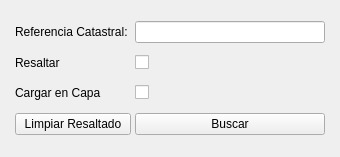
<?xml version="1.0" encoding="UTF-8"?>
<ui version="4.0">
 <class>ZoomRCDockWidgetBase</class>
 <widget class="QDockWidget" name="ZoomRCDockWidgetBase">
  <property name="geometry">
   <rect>
    <x>0</x>
    <y>0</y>
    <width>340</width>
    <height>157</height>
   </rect>
  </property>
  <property name="windowTitle">
   <string>ZoomRC</string>
  </property>
  <widget class="QWidget" name="dockWidgetContents">
   <layout class="QGridLayout" name="gridLayout">
    <property name="margin">
     <number>15</number>
    </property>
    <property name="spacing">
     <number>4</number>
    </property>
    <item row="0" column="1">
     <widget class="QLineEdit" name="cmpRefCat">
      <property name="text">
       <string/>
      </property>
     </widget>
    </item>
    <item row="3" column="1">
     <widget class="QPushButton" name="btnBuscar">
      <property name="text">
       <string>Buscar</string>
      </property>
     </widget>
    </item>
    <item row="0" column="0">
     <widget class="QLabel" name="label">
      <property name="text">
       <string>Referencia Catastral: </string>
      </property>
     </widget>
    </item>
    <item row="1" column="0">
     <widget class="QLabel" name="label_3">
      <property name="minimumSize">
       <size>
        <width>0</width>
        <height>20</height>
       </size>
      </property>
      <property name="text">
       <string>Resaltar</string>
      </property>
     </widget>
    </item>
    <item row="2" column="0">
     <widget class="QLabel" name="label_4">
      <property name="minimumSize">
       <size>
        <width>0</width>
        <height>20</height>
       </size>
      </property>
      <property name="text">
       <string>Cargar en Capa</string>
      </property>
     </widget>
    </item>
    <item row="2" column="1">
     <widget class="QCheckBox" name="cmpNuevaCapa">
      <property name="text">
       <string/>
      </property>
     </widget>
    </item>
    <item row="1" column="1">
     <widget class="QCheckBox" name="cmpResaltar">
      <property name="text">
       <string/>
      </property>
     </widget>
    </item>
    <item row="3" column="0">
     <widget class="QPushButton" name="btnClean">
      <property name="text">
       <string>Limpiar Resaltado</string>
      </property>
     </widget>
    </item>
   </layout>
  </widget>
 </widget>
 <resources/>
 <connections>
  <connection>
   <sender>cmpRefCat</sender>
   <signal>returnPressed()</signal>
   <receiver>ZoomRCDockWidgetBase</receiver>
   <slot>update()</slot>
   <hints>
    <hint type="sourcelabel">
     <x>225</x>
     <y>40</y>
    </hint>
    <hint type="destinationlabel">
     <x>169</x>
     <y>58</y>
    </hint>
   </hints>
  </connection>
 </connections>
</ui>
